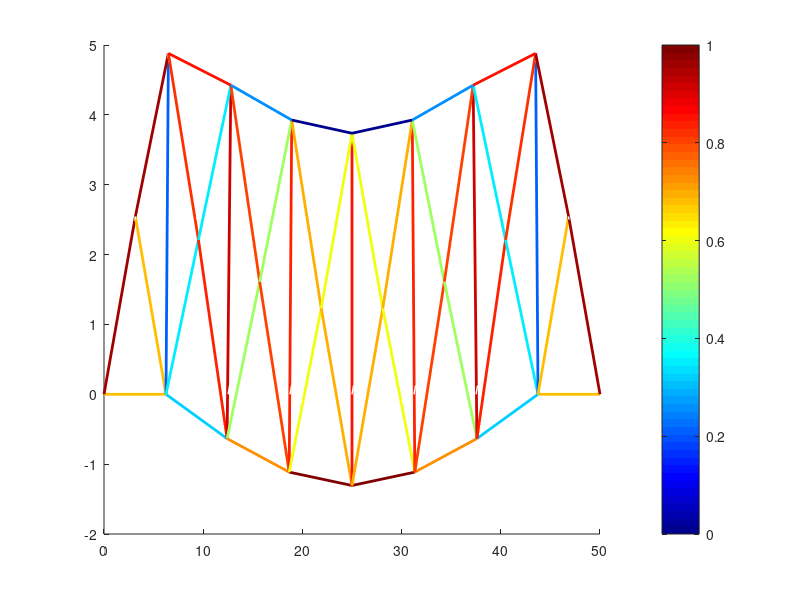

The MATLAB script that drew this image: (Note: this script raises an error after producing the figure.)
function postprocessor
    
    % Cargar datos del procesamiento
    load('processing_data.mat', 'd', 'tensiones', 'barras_fallidas', 'reacciones', 'p', 'r');
    load('preprocessing_data.mat', 'PROB');
    
    % Número de elementos y nodos
    n_elementos = size(PROB.miembros, 1);
    n_nodos = size(PROB.nodos, 1);
    
    % Escala para visualizar la deformación
    escala = 100; % Ajustar según la magnitud de los desplazamientos
    
    % Calcular posiciones deformadas
    nodos_deformados = PROB.nodos + escala * reshape(d, 2, [])';
    
    % Obtener el rango de tensiones para la escala de colores
    min_tension = min(tensiones);
    max_tension = max(tensiones);
    
    % Crear un mapa de colores (escala de azul a rojo)
    cmap = colormap(jet);
    n_colors = size(cmap, 1);
    
    % Dibujar la estructura
    figure;
    hold on;
    
    % Dibujar barras coloreadas según la tensión
    for ele = 1:n_elementos
        % Nodos de cada elemento
        nodo1 = PROB.miembros(ele, 1);
        nodo2 = PROB.miembros(ele, 2);
    
        % Coordenadas originales
        x_original = [PROB.nodos(nodo1, 1), PROB.nodos(nodo2, 1)];
        y_original = [PROB.nodos(nodo1, 2), PROB.nodos(nodo2, 2)];
    
        % Coordenadas deformadas
        x_deformado = [nodos_deformados(nodo1, 1), nodos_deformados(nodo2, 1)];
        y_deformado = [nodos_deformados(nodo1, 2), nodos_deformados(nodo2, 2)];
    
        % Color según la tensión
        if max_tension == min_tension
            tension_norm = zeros(size(tensiones)); % Normalizar tensiones
        else
            tension_norm = (tensiones(ele) - min_tension) / (max_tension - min_tension); % Normalizar tensión
        end
        color_index = round(tension_norm * (size(cmap, 1) - 1)) + 1;
        color = cmap(color_index,:);
    
        % Dibujar barra original (negro)
        plot(x_original, y_original, 'w--', 'LineWidth', 1.0);
    
        % Dibujar barra deformada con color
        plot(x_deformado, y_deformado, 'Color', color, 'LineWidth', 2.0);
    end
    
    % Configuración del gráfico
    cmap = colormap("jet");
    colorbar; % Mostrar barra de color
    clim([min_tension, max_tension]); % Escalar colores según el rango de tensiones
    title('Distribución de Tensiones en la Estructura');
    xlabel('X (m)');
    ylabel('Y (m) * 0.01');
    legend('Original', 'Deformada (colores por tensión)');
    axis equal;
    grid on;
    hold off;

end

